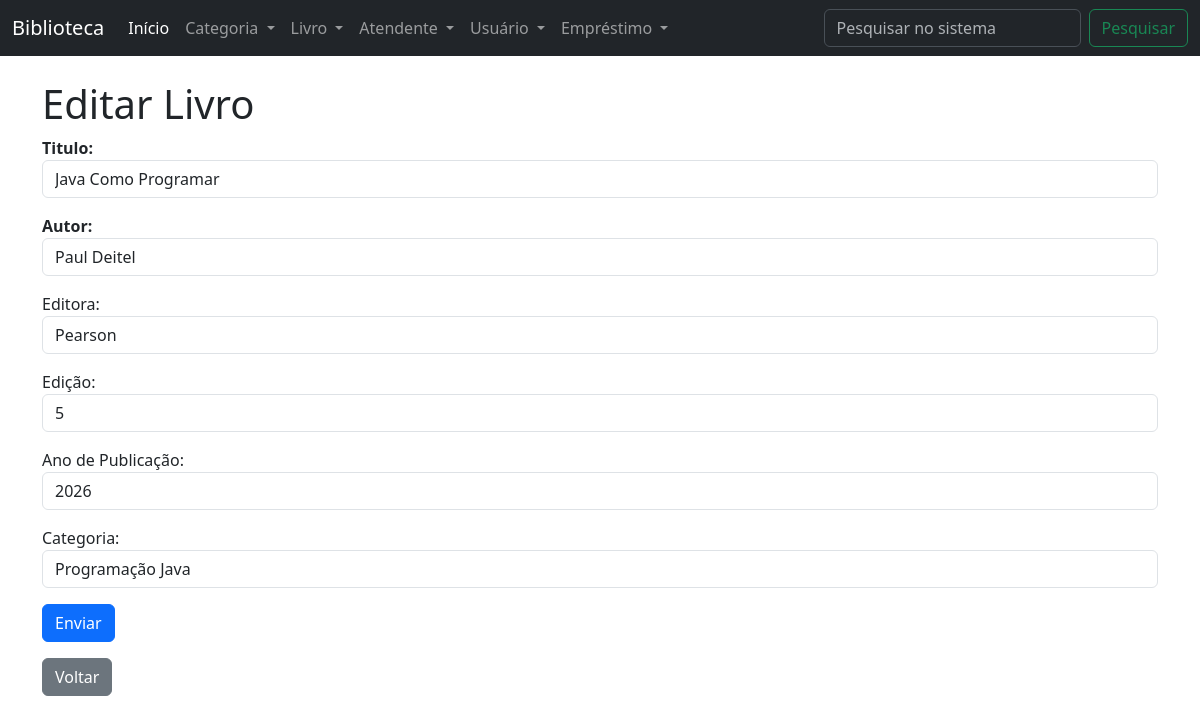
Screenshot of /?page=editar-livro&id_livro=1 with the database file from the repository.
### tables this page shows
CREATE TABLE IF NOT EXISTS `livro` (
  `id_livro` INT(10) UNSIGNED NOT NULL AUTO_INCREMENT,
  `titulo_livro` VARCHAR(45) NOT NULL,
  `autor_livro` VARCHAR(45) NOT NULL,
  `editora_livro` VARCHAR(45) NOT NULL,
  `edicao_livro` CHAR(3) NOT NULL,
  `ano_livro` YEAR(4) NOT NULL,
  `categoria_id_categoria` INT(10) UNSIGNED NOT NULL,
  `status_livro` VARCHAR(20) NOT NULL DEFAULT 'DISPONÍVEL',
  PRIMARY KEY (`id_livro`),
  UNIQUE KEY `id_livro_UNIQUE` (`id_livro`),
  KEY `fk_livro_categoria1_idx` (`categoria_id_categoria`),
  CONSTRAINT `fk_livro_categoria1`
    FOREIGN KEY (`categoria_id_categoria`)
    REFERENCES `categoria` (`id_categoria`)
    ON DELETE NO ACTION
    ON UPDATE NO ACTION
);

### editar-livro.php (the view, shortened to what this page needs)
<h1>Editar Livro</h1>
<?php
$sql = "SELECT * FROM livro WHERE id_livro=" . $_GET['id_livro'];
$result = $conn->query($sql);
$row = $result->fetch_object();
?>
<form action="?page=salvar-livro" method="POST">
    <div class="mb-3">
        <strong>Titulo: </strong>
        <input type="text" name="titulo_livro" value="<?php print $row->titulo_livro; ?>" class="form-control">
    </div>
    <div class="mb-3">
        <strong>Autor: </strong>
        <input type="text" name="autor_livro" value="<?php print $row->autor_livro; ?>" class="form-control">
    </div>
    <div class="mb-3">
        <label>Editora: </label>
        <input type="text" name="editora_livro" value="<?php print $row->editora_livro; ?>" class="form-control">
    </div>
    <div class="mb-3">
        <label>Edição: </label>
        <input type="text" name="edicao_livro" value="<?php print $row->edicao_livro; ?>" class="form-control">
    </div>
    <div class="mb-3">
        <label>Ano de Publicação: </label>
        <input type="text" name="ano_livro" value="<?php print $row->ano_livro; ?>" class="form-control">
    </div>
    <div class="mb-3">
        <label>Categoria: </label>
        <select name="categoria_id_categoria" class="form-control" required>
            <?php
            $sql_categoria = "SELECT * FROM categoria ORDER BY nome_categoria";
            $res_categoria = $conn->query($sql_categoria);
            while ($cat = $res_categoria->fetch_object()) {
                $selected = ($cat->id_categoria == $row->categoria_id_categoria) ? "selected" : "";
                print "<option value='{$cat->id_categoria}' {$selected}>{$cat->nome_categoria}</option>";
            }
            ?>
        </select>
    </div>
    <div class="mb-3">
        <button type="submit" class="btn btn-primary">Enviar</button>
    </div>
    <div class="mb-3">
        <button type="button" class="btn btn-secondary" onclick="history.back()">Voltar</button>
    </div>
</form>

### rows the page displays
livro: titulo_livro "Java Como Programar", autor_livro "Paul Deitel", editora_livro "Pearson", edicao_livro "5", ano_livro "2026"

### other values shown
form field categoria_id_categoria "Programação Java"
